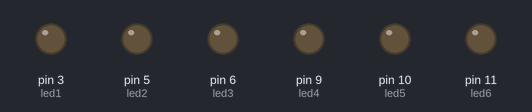
The sketch below on a simulated Arduino Uno, built with avr-gcc and run on an emulated ATmega328P. On the bench: output pins drawn as LEDs (lit = HIGH).

Above: at 0.05 s.
At 0.75 s:
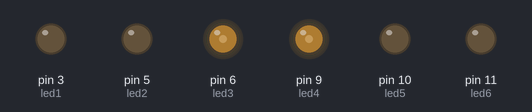
At 1.5 s:
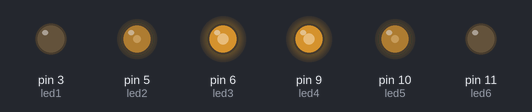
At 1.85 s:
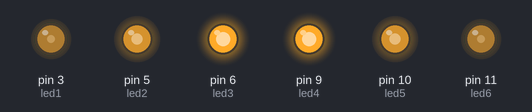
At 2.25 s:
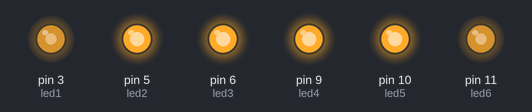
At 3.0 s:
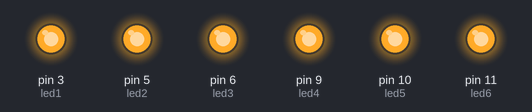
Timing chart, 0 to 6.9 s (numbered marks = the images above):
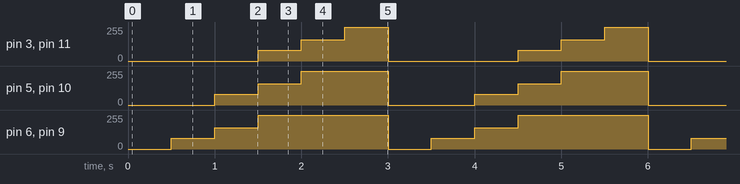

Measured:
- by itself, pin 3 (led1), pin 11 (led6): repeats every 3.0 s: 160/255 0.50 s, 255/255 0.50 s, 0/255 1.5 s, 80/255 0.50 s
- by itself, pin 5 (led2), pin 10 (led5): repeats every 3.0 s: 160/255 0.50 s, 255/255 1.0 s, 0/255 1.0 s, 80/255 0.50 s
- by itself, pin 6 (led3), pin 9 (led4): repeats every 3.0 s: 160/255 0.50 s, 255/255 1.5 s, 0/255 0.50 s, 80/255 0.50 s

The sketch:

R1-P3.ino
```cpp
/*******************************************************************************
**                                                                            **
**                           TITOL: R1 - P3                                   **
**                                                                            **
**                                                                            **
**  NOM: CARLOS RODRIGUEZ                                   DATA: 08/03/2017  **
*******************************************************************************/
//**********************************INCLUDE*************************************

//*********************************VARIABLES************************************
const int led1 = 3;
const int led2 = 5;
const int led3 = 6;
const int led4 = 9;
const int led5 = 10;
const int led6 = 11;

int velocitat = 500;
//***********************************SETUP**************************************
void setup()
{
  pinMode(led1, OUTPUT);
  pinMode(led2, OUTPUT);
  pinMode(led3, OUTPUT);
  pinMode(led4, OUTPUT);
  pinMode(led5, OUTPUT);
  pinMode(led6, OUTPUT);
}
//************************************LOOP**************************************
void loop()
{
  analogWrite(led1, 0);
  analogWrite(led2, 0);
  analogWrite(led3, 0);
  analogWrite(led4, 0);
  analogWrite(led5, 0);
  analogWrite(led6, 0);

  delay(velocitat);

  analogWrite(led1, 0);
  analogWrite(led2, 0);
  analogWrite(led3, 80);
  analogWrite(led4, 80);
  analogWrite(led5, 0);
  analogWrite(led6, 0);

  delay(velocitat);

  analogWrite(led1, 0);
  analogWrite(led2, 80);
  analogWrite(led3, 160);
  analogWrite(led4, 160);
  analogWrite(led5, 80);
  analogWrite(led6, 0);

  delay(velocitat);

  analogWrite(led1, 80);
  analogWrite(led2, 160);
  analogWrite(led3, 255);
  analogWrite(led4, 255);
  analogWrite(led5, 160);
  analogWrite(led6, 80);

  delay(velocitat);

  analogWrite(led1, 160);
  analogWrite(led2, 255);
  analogWrite(led3, 255);
  analogWrite(led4, 255);
  analogWrite(led5, 255);
  analogWrite(led6, 160);

  delay(velocitat);

  analogWrite(led1, 255);
  analogWrite(led2, 255);
  analogWrite(led3, 255);
  analogWrite(led4, 255);
  analogWrite(led5, 255);
  analogWrite(led6, 255);

  delay(velocitat);
}
//**********************************FUNCIONS************************************
```
